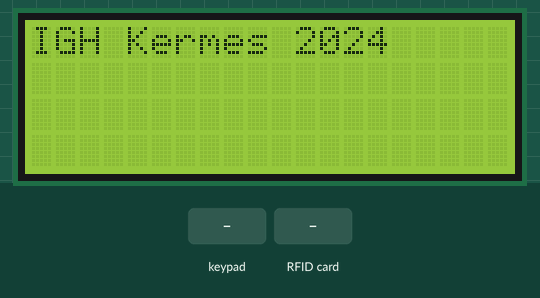
Simulated run of this sketch. Board: Arduino Nano, built with avr-gcc and run on an emulated ATmega328P. Shown: 20×4 character LCD. The test bench sets the inputs (shaded band). What the sketch prints to the serial monitor is not drawn.

Above: at 1.3 s.
1.4 s: keypad keys 1 2 # pressed 0.4 s apart
At 2.8 s:
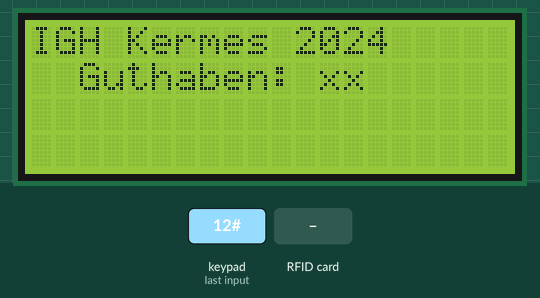
5.6 s: RFID card 5E 7A 19 C4 held to the reader
At 6.5 s:
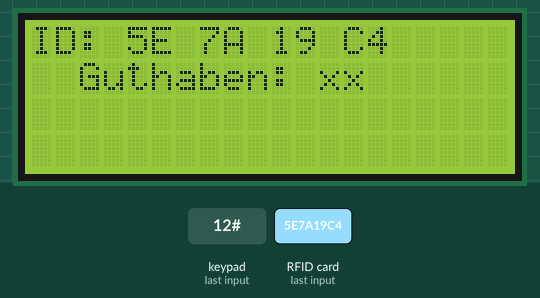
8.6 s: key 'A' pressed
At 9.3 s:
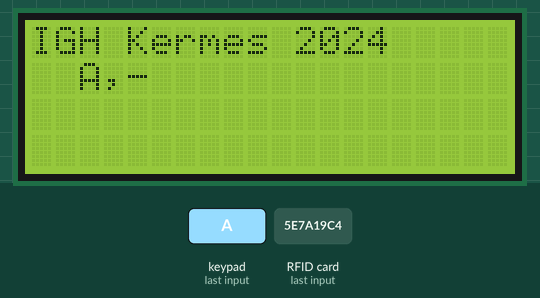
10.1 s: key 'B' pressed
At 10.8 s:
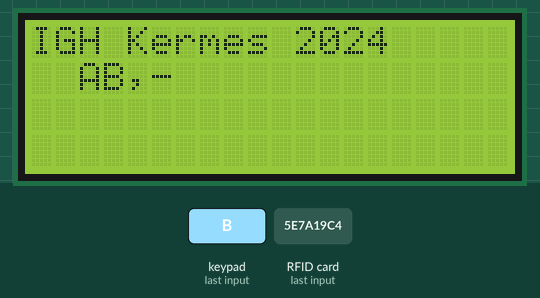
11.6 s: keypad keys 1 2 * pressed 0.4 s apart
At 13.8 s:
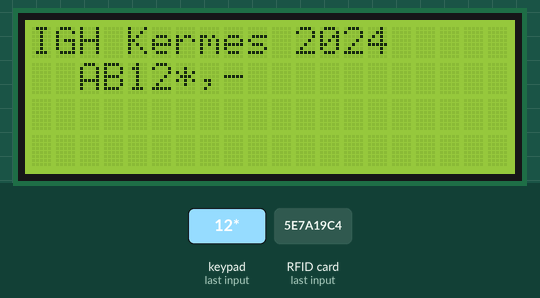
14.3 s: key 'C' pressed
At 15.6 s:
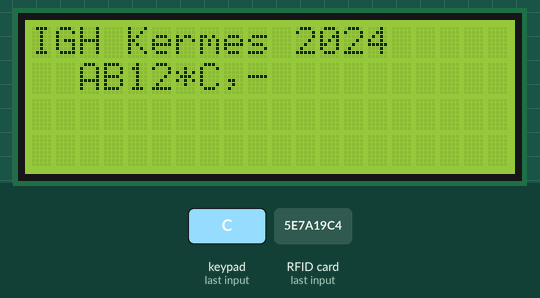
Timing chart, 0 to 16.8 s (numbered marks = the images above; inputs shaded):
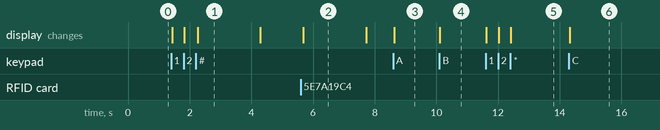

Measured:
- after the input at 1.4 s, the display: first changes at once (image 1 shows a later state)
- after the input at 5.6 s, the display: changes after 0.09 s (image 2)
- after the input at 8.6 s, the display: changes at once (image 3)
- after the input at 10.1 s, the display: changes at once (image 4)
- after the input at 11.6 s, the display: first changes at once (image 5 shows a later state)
- after the input at 14.3 s, the display: changes at once (image 6)
- what the display in image 1 shows lasts 2.0 s, from 2.3 s to 4.3 s

The sketch:

RFID-BalanceKeeper-cashier-v1.ino
```cpp
#include <Key.h>
#include <Keypad.h>
#include <SPI.h>
#include <MFRC522.h>
#include <Wire.h>
#include <LiquidCrystal_I2C.h>

#define RST_PIN A0
#define SS_PIN  10

LiquidCrystal_I2C lcd(0x27, 20,4);
MFRC522 mfrc522(SS_PIN, RST_PIN);

int i=2; // for iteration over second row of the lcd display starts from 2

const byte rows[4] = {2, 3, 4, 5}; //connect to the row pinouts of the keypad
const byte cols[4] = {6, 7, 8, 9}; //connect to the column pinouts of the keypad

char keys[4][4] = { //create 2D arry for keys
  {'1', '2', '3', 'A'},
  {'4', '5', '6', 'B'},
  {'7', '8', '9', 'C'},
  {'*', '0', '#', 'D'},
};
Keypad mykeypad = Keypad(makeKeymap(keys), rows, cols, 4, 4);

bool isFirstInput = true; // Variable to track first input
String inputString = ""; // Variable to store the input string

/*********************************************************************************************************************************/
void setup() {
  Serial.begin(9600); //enable serial monitor

  while (!Serial);
  SPI.begin();
  mfrc522.PCD_Init();

  lcd.init();
  lcd.init();
  lcd.backlight();
  lcd.setCursor(0,0);
  lcd.print("IGH Kermes 2024");
  lcd.setCursor(2,1);
}

/*********************************************************************************************************************************/
void loop() {
  char myKey = mykeypad.getKey(); //get key and put in to the variable

  if (myKey) {
    if (isFirstInput) { // Check if it's the first input
      clearSecondRow(); // Clear the second row for the first input
      isFirstInput = false; // Set isFirstInput to false after the first input
    }
    if (myKey == '#') {
      writeCredit(inputString); // Pass the input string to writeCredit() function
      inputString = ""; // Clear the input string
      isFirstInput = true; // Reset isFirstInput for the next input cycle
      return; // <== Semikolon am Ende des return-Statements
    }
    lcd.setCursor(i, 1);
    lcd.print(String(myKey) + ",-");
    inputString += myKey; // Add the pressed key to the input string
    i = i + 1;
  }

  /*
  RFID
  When the RFID card has been inserted, the screen is reset and displays the new UID.
  */
  if ( ! mfrc522.PICC_IsNewCardPresent()) {
    return;
  }
  if ( ! mfrc522.PICC_ReadCardSerial()) {
    return;
  }
  // Clear the second row before displaying the RFID data
  clearSecondRow();

  // Print the UID of RFID card
  lcd.setCursor(0,0);
  lcd.print("ID:");
  for (byte i = 0; i < mfrc522.uid.size; i++) {
    lcd.print(mfrc522.uid.uidByte[i] < 0x10 ? " 0" : " ");
    lcd.print(mfrc522.uid.uidByte[i], HEX);
  }
  lcd.setCursor(0,0);
  i = 2;

  readCredit();

  mfrc522.PICC_HaltA(); // Halt PICC
}

/*********************************************************************************************************************************/
void clearSecondRow() {
  lcd.setCursor(0, 1); // Set cursor to the beginning of the second row
  lcd.print("                    "); // Print 20 spaces to clear the row (20x4 display)
  lcd.setCursor(0, 1); // Set cursor back to the beginning of the second row
  i = 2;
  inputString = "";
}

/*********************************************************************************************************************************/
void writeCredit(String input) { // Receive the input string as argument
  clearSecondRow();
  Serial.print("Guthaben wird aufgeladen für: ");
  Serial.println(input);
  readCredit();
}

/*********************************************************************************************************************************/
void readCredit(){
  clearSecondRow();
  lcd.setCursor(2,1);
  lcd.print("Guthaben: xx");
  Serial.print("Guthaben: xx");
  delay(2000);
  clearSecondRow();
  finishConversation();
}

/*********************************************************************************************************************************/
void finishConversation() {
  lcd.setCursor(0,0);
  lcd.print("IGH Kermes 2024");
}
```
